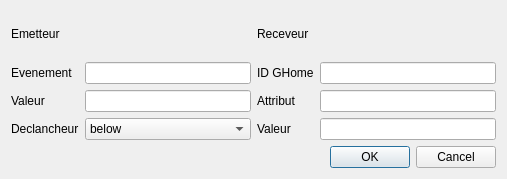
<?xml version="1.0" encoding="UTF-8"?>
<ui version="4.0">
 <class>EventHandlerAddDialog</class>
 <widget class="QDialog" name="EventHandlerAddDialog">
  <property name="geometry">
   <rect>
    <x>0</x>
    <y>0</y>
    <width>507</width>
    <height>179</height>
   </rect>
  </property>
  <property name="windowTitle">
   <string>Dialog</string>
  </property>
  <layout class="QGridLayout" name="gridLayout">
   <item row="0" column="0">
    <widget class="QLabel" name="label">
     <property name="text">
      <string>Emetteur</string>
     </property>
    </widget>
   </item>
   <item row="0" column="1">
    <widget class="QLabel" name="label_2">
     <property name="text">
      <string>Receveur</string>
     </property>
    </widget>
   </item>
   <item row="1" column="0">
    <layout class="QFormLayout" name="formLayout">
     <item row="0" column="0">
      <widget class="QLabel" name="label_3">
       <property name="text">
        <string>Evenement</string>
       </property>
      </widget>
     </item>
     <item row="0" column="1">
      <widget class="QLineEdit" name="eEventType"/>
     </item>
     <item row="1" column="0">
      <widget class="QLabel" name="label_4">
       <property name="text">
        <string>Valeur</string>
       </property>
      </widget>
     </item>
     <item row="1" column="1">
      <widget class="QLineEdit" name="eValue"/>
     </item>
     <item row="2" column="0">
      <widget class="QLabel" name="label_5">
       <property name="text">
        <string>Declancheur</string>
       </property>
      </widget>
     </item>
     <item row="2" column="1">
      <widget class="QComboBox" name="comboBox">
       <item>
        <property name="text">
         <string>below</string>
        </property>
       </item>
       <item>
        <property name="text">
         <string>equal</string>
        </property>
       </item>
       <item>
        <property name="text">
         <string>above</string>
        </property>
       </item>
      </widget>
     </item>
    </layout>
   </item>
   <item row="1" column="1">
    <layout class="QFormLayout" name="formLayout_2">
     <item row="1" column="1">
      <widget class="QLineEdit" name="eSendId"/>
     </item>
     <item row="2" column="0">
      <widget class="QLabel" name="label_7">
       <property name="text">
        <string>Attribut</string>
       </property>
      </widget>
     </item>
     <item row="2" column="1">
      <widget class="QLineEdit" name="eSendAttribute"/>
     </item>
     <item row="3" column="0">
      <widget class="QLabel" name="label_8">
       <property name="text">
        <string>Valeur</string>
       </property>
      </widget>
     </item>
     <item row="1" column="0">
      <widget class="QLabel" name="label_6">
       <property name="text">
        <string>ID GHome</string>
       </property>
      </widget>
     </item>
     <item row="3" column="1">
      <widget class="QLineEdit" name="eSendValue"/>
     </item>
    </layout>
   </item>
   <item row="2" column="0" colspan="2">
    <widget class="QDialogButtonBox" name="buttonBox">
     <property name="orientation">
      <enum>Qt::Horizontal</enum>
     </property>
     <property name="standardButtons">
      <set>QDialogButtonBox::Cancel|QDialogButtonBox::Ok</set>
     </property>
    </widget>
   </item>
  </layout>
 </widget>
 <resources/>
 <connections>
  <connection>
   <sender>buttonBox</sender>
   <signal>accepted()</signal>
   <receiver>EventHandlerAddDialog</receiver>
   <slot>accept()</slot>
   <hints>
    <hint type="sourcelabel">
     <x>248</x>
     <y>254</y>
    </hint>
    <hint type="destinationlabel">
     <x>157</x>
     <y>274</y>
    </hint>
   </hints>
  </connection>
  <connection>
   <sender>buttonBox</sender>
   <signal>rejected()</signal>
   <receiver>EventHandlerAddDialog</receiver>
   <slot>reject()</slot>
   <hints>
    <hint type="sourcelabel">
     <x>316</x>
     <y>260</y>
    </hint>
    <hint type="destinationlabel">
     <x>286</x>
     <y>274</y>
    </hint>
   </hints>
  </connection>
 </connections>
</ui>
